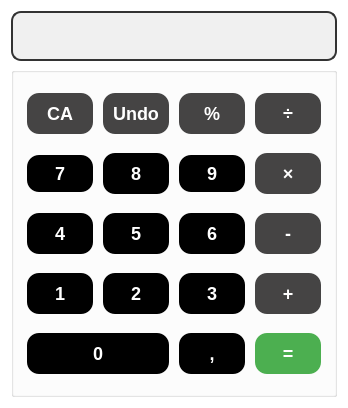
<?xml version="1.0" encoding="UTF-8"?>
<ui version="4.0">
 <class>CK_CalculatorClass</class>
 <widget class="QMainWindow" name="CK_CalculatorClass">
  <property name="geometry">
   <rect>
    <x>0</x>
    <y>0</y>
    <width>348</width>
    <height>408</height>
   </rect>
  </property>
  <property name="windowTitle">
   <string>CK_Calculator</string>
  </property>
  <property name="styleSheet">
   <string notr="true">background-color: white;
color: black;
border-color: black</string>
  </property>
  <widget class="QWidget" name="centralWidget">
   <layout class="QGridLayout" name="gridLayout_2">
    <item row="0" column="0">
     <widget class="QLineEdit" name="LE_Input">
      <property name="minimumSize">
       <size>
        <width>0</width>
        <height>50</height>
       </size>
      </property>
      <property name="styleSheet">
       <string notr="true">QLineEdit {
    background-color: #f0f0f0;
    border: 2px solid #333;
    border-radius: 10px;
    padding: 10px;
    font-size: 18px;
    color: #333;
}

QLineEdit:focus {
    border: 2px solid black;
    background-color: #ffffff;
}

</string>
      </property>
     </widget>
    </item>
    <item row="1" column="0">
     <widget class="QGroupBox" name="">
      <property name="styleSheet">
       <string notr="true">border: 2px solid #333;
border-radius: 10px;

QPushButton::hover {
    background-color: white;
    color: black;
    border: 2px solid #333;
    line-height: 1.5;
}


</string>
      </property>
      <layout class="QGridLayout" name="gridLayout">
       <item row="1" column="2">
        <widget class="QPushButton" name="B_Nine">
         <property name="styleSheet">
          <string notr="true">QPushButton {
    background-color: black;
    border: none;
    color: white;
    padding: 8px 16px;
    text-align: center;
    text-decoration: none;
    display: inline-block;
    font-size: 18px;
    font-weight: bold;
    margin: 4px 2px;
    transition-duration: 0.4s;
    cursor: pointer;
    border-radius: 12px;
    line-height: 1.5;
}

QPushButton:hover {
    background-color: white;
    color: black;
    border: 2px solid black;
    line-height: 1.5;
}

QPushButton:pressed {
    background-color: #333;
    border: 2px solid #333;
    line-height: 1.5;
}

</string>
         </property>
         <property name="text">
          <string>9</string>
         </property>
        </widget>
       </item>
       <item row="3" column="2">
        <widget class="QPushButton" name="B_Three">
         <property name="styleSheet">
          <string notr="true">QPushButton {
    background-color: black;
    border: none;
    color: white;
    padding: 10px 16px;
    text-align: center;
    text-decoration: none;
    display: inline-block;
    font-size: 18px;
    font-weight: bold;
    margin: 4px 2px;
    transition-duration: 0.4s;
    cursor: pointer;
    border-radius: 12px;
    line-height: 1.5;
}

QPushButton:hover {
    background-color: white;
    color: black;
    border: 2px solid black;
    line-height: 1.5;
}

QPushButton:pressed {
    background-color: #333;
    border: 2px solid #333;
    line-height: 1.5;
}

</string>
         </property>
         <property name="text">
          <string>3</string>
         </property>
        </widget>
       </item>
       <item row="2" column="1">
        <widget class="QPushButton" name="B_Five">
         <property name="styleSheet">
          <string notr="true">QPushButton {
    background-color: black;
    border: none;
    color: white;
    padding: 10px 16px;
    text-align: center;
    text-decoration: none;
    display: inline-block;
    font-size: 18px;
    font-weight: bold;
    margin: 4px 2px;
    transition-duration: 0.4s;
    cursor: pointer;
    border-radius: 12px;
    line-height: 1.5;
}

QPushButton:hover {
    background-color: white;
    color: black;
    border: 2px solid black;
    line-height: 1.5;
}

QPushButton:pressed {
    background-color: #333;
    border: 2px solid #333;
    line-height: 1.5;
}

</string>
         </property>
         <property name="text">
          <string>5</string>
         </property>
        </widget>
       </item>
       <item row="3" column="1">
        <widget class="QPushButton" name="B_Two">
         <property name="styleSheet">
          <string notr="true">QPushButton {
    background-color: black;
    border: none;
    color: white;
    padding: 10px 16px;
    text-align: center;
    text-decoration: none;
    display: inline-block;
    font-size: 18px;
    font-weight: bold;
    margin: 4px 2px;
    transition-duration: 0.4s;
    cursor: pointer;
    border-radius: 12px;
    line-height: 1.5;
}

QPushButton:hover {
    background-color: white;
    color: black;
    border: 2px solid black;
    line-height: 1.5;
}

QPushButton:pressed {
    background-color: #333;
    border: 2px solid #333;
    line-height: 1.5;
}

</string>
         </property>
         <property name="text">
          <string>2</string>
         </property>
        </widget>
       </item>
       <item row="0" column="1">
        <widget class="QPushButton" name="B_Undo">
         <property name="styleSheet">
          <string notr="true">QPushButton {
    background-color: #454444;
    border: none;
    color: white;
    padding: 10px 5px;
    text-align: center;
    text-decoration: none;
    display: inline-block;
    font-size: 18px;
    font-weight: bold;
    margin: 4px 2px;
    transition-duration: 0.4s;
    cursor: pointer;
    border-radius: 12px;
}

QPushButton:hover {
    background-color: #333;
    color: white;
    border: 2px solid black;
}

QPushButton:pressed {
    background-color: #45a049;
    border: 2px solid #45a049;
}

</string>
         </property>
         <property name="text">
          <string>Undo</string>
         </property>
        </widget>
       </item>
       <item row="2" column="0">
        <widget class="QPushButton" name="B_Four">
         <property name="styleSheet">
          <string notr="true">QPushButton {
    background-color: black;
    border: none;
    color: white;
    padding: 10px 16px;
    text-align: center;
    text-decoration: none;
    display: inline-block;
    font-size: 18px;
    font-weight: bold;
    margin: 4px 2px;
    transition-duration: 0.4s;
    cursor: pointer;
    border-radius: 12px;
    line-height: 1.5;
}

QPushButton:hover {
    background-color: white;
    color: black;
    border: 2px solid black;
    line-height: 1.5;
}

QPushButton:pressed {
    background-color: #333;
    border: 2px solid #333;
    line-height: 1.5;
}

</string>
         </property>
         <property name="text">
          <string>4</string>
         </property>
        </widget>
       </item>
       <item row="2" column="2">
        <widget class="QPushButton" name="B_Six">
         <property name="styleSheet">
          <string notr="true">QPushButton {
    background-color: black;
    border: none;
    color: white;
    padding: 10px 16px;
    text-align: center;
    text-decoration: none;
    display: inline-block;
    font-size: 18px;
    font-weight: bold;
    margin: 4px 2px;
    transition-duration: 0.4s;
    cursor: pointer;
    border-radius: 12px;
    line-height: 1.5;
}

QPushButton:hover {
    background-color: white;
    color: black;
    border: 2px solid black;
    line-height: 1.5;
}

QPushButton:pressed {
    background-color: #333;
    border: 2px solid #333;
    line-height: 1.5;
}

</string>
         </property>
         <property name="text">
          <string>6</string>
         </property>
        </widget>
       </item>
       <item row="3" column="0">
        <widget class="QPushButton" name="B_One">
         <property name="styleSheet">
          <string notr="true">QPushButton {
    background-color: black;
    border: none;
    color: white;
    padding: 10px 16px;
    text-align: center;
    text-decoration: none;
    display: inline-block;
    font-size: 18px;
    font-weight: bold;
    margin: 4px 2px;
    transition-duration: 0.4s;
    cursor: pointer;
    border-radius: 12px;
    line-height: 1.5;
}

QPushButton:hover {
    background-color: white;
    color: black;
    border: 2px solid black;
    line-height: 1.5;
}

QPushButton:pressed {
    background-color: #333;
    border: 2px solid #333;
    line-height: 1.5;
}

</string>
         </property>
         <property name="text">
          <string>1</string>
         </property>
        </widget>
       </item>
       <item row="1" column="0">
        <widget class="QPushButton" name="B_Seven">
         <property name="styleSheet">
          <string notr="true">QPushButton {
    background-color: black;
    border: none;
    color: white;
    padding: 8px 16px;
    text-align: center;
    text-decoration: none;
    display: inline-block;
    font-size: 18px;
    font-weight: bold;
    margin: 4px 2px;
    transition-duration: 0.4s;
    cursor: pointer;
    border-radius: 12px;
    line-height: 1.5;
}

QPushButton:hover {
    background-color: white;
    color: black;
    border: 2px solid black;
    line-height: 1.5;
}

QPushButton:pressed {
    background-color: #333;
    border: 2px solid #333;
    line-height: 1.5;
}

</string>
         </property>
         <property name="text">
          <string>7</string>
         </property>
        </widget>
       </item>
       <item row="4" column="2">
        <widget class="QPushButton" name="B_Comma">
         <property name="styleSheet">
          <string notr="true">QPushButton {
    background-color: black;
    border: none;
    color: white;
    padding: 10px 16px;
    text-align: center;
    text-decoration: none;
    display: inline-block;
    font-size: 18px;
    font-weight: bold;
    margin: 4px 2px;
    transition-duration: 0.4s;
    cursor: pointer;
    border-radius: 12px;
    line-height: 1.5;
}

QPushButton:hover {
    background-color: white;
    color: black;
    border: 2px solid black;
    line-height: 1.5;
}

QPushButton:pressed {
    background-color: #333;
    border: 2px solid #333;
    line-height: 1.5;
}

</string>
         </property>
         <property name="text">
          <string>,</string>
         </property>
        </widget>
       </item>
       <item row="1" column="1">
        <widget class="QPushButton" name="B_Eight">
         <property name="styleSheet">
          <string notr="true">QPushButton {
    background-color: black;
    border: none;
    color: white;
    padding: 10px 16px;
    text-align: center;
    text-decoration: none;
    display: inline-block;
    font-size: 18px;
    font-weight: bold;
    margin: 4px 2px;
    transition-duration: 0.4s;
    cursor: pointer;
    border-radius: 12px;
    line-height: 1.5;
}

QPushButton:hover {
    background-color: white;
    color: black;
    border: 2px solid black;
    line-height: 1.5;
}

QPushButton:pressed {
    background-color: #333;
    border: 2px solid #333;
    line-height: 1.5;
}

</string>
         </property>
         <property name="text">
          <string>8</string>
         </property>
        </widget>
       </item>
       <item row="0" column="0">
        <widget class="QPushButton" name="B_ClearAll">
         <property name="styleSheet">
          <string notr="true">QPushButton {
    background-color: #454444;
    border: none;
    color: white;
    padding: 10px 5px;
    text-align: center;
    text-decoration: none;
    display: inline-block;
    font-size: 18px;
    font-weight: bold;
    margin: 4px 2px;
    transition-duration: 0.4s;
    cursor: pointer;
    border-radius: 12px;
}

QPushButton:hover {
    background-color: #333;
    color: white;
    border: 2px solid #black;
}

QPushButton:pressed {
    background-color: #45a049;
    border: 2px solid #45a049;
}</string>
         </property>
         <property name="text">
          <string>CA</string>
         </property>
        </widget>
       </item>
       <item row="0" column="3">
        <widget class="QPushButton" name="B_Divide">
         <property name="styleSheet">
          <string notr="true">QPushButton {
    background-color: #454444;
    border: none;
    color: white;
    padding: 10px 5px;
    text-align: center;
    text-decoration: none;
    display: inline-block;
    font-size: 18px;
    font-weight: bold;
    margin: 4px 2px;
    transition-duration: 0.4s;
    cursor: pointer;
    border-radius: 12px;
}

QPushButton:hover {
    background-color: #333;
    color: white;
    border: 2px solid black;
}

QPushButton:pressed {
    background-color: #45a049;
    border: 2px solid #45a049;
}

</string>
         </property>
         <property name="text">
          <string>÷</string>
         </property>
        </widget>
       </item>
       <item row="1" column="3">
        <widget class="QPushButton" name="B_Multiply">
         <property name="styleSheet">
          <string notr="true">QPushButton {
    background-color: #454444;
    border: none;
    color: white;
    padding: 10px 5px;
    text-align: center;
    text-decoration: none;
    display: inline-block;
    font-size: 18px;
    font-weight: bold;
    margin: 4px 2px;
    transition-duration: 0.4s;
    cursor: pointer;
    border-radius: 12px;
}

QPushButton:hover {
    background-color: #333;
    color: white;
    border: 2px solid black;
}

QPushButton:pressed {
    background-color: #45a049;
    border: 2px solid #45a049;
}

</string>
         </property>
         <property name="text">
          <string>×</string>
         </property>
        </widget>
       </item>
       <item row="2" column="3">
        <widget class="QPushButton" name="B_Minus">
         <property name="styleSheet">
          <string notr="true">QPushButton {
    background-color: #454444;
    border: none;
    color: white;
    padding: 10px 5px;
    text-align: center;
    text-decoration: none;
    display: inline-block;
    font-size: 18px;
    font-weight: bold;
    margin: 4px 2px;
    transition-duration: 0.4s;
    cursor: pointer;
    border-radius: 12px;
}

QPushButton:hover {
    background-color: #333;
    color: white;
    border: 2px solid black;
}

QPushButton:pressed {
    background-color: #45a049;
    border: 2px solid #45a049;
}

</string>
         </property>
         <property name="text">
          <string>-</string>
         </property>
        </widget>
       </item>
       <item row="3" column="3">
        <widget class="QPushButton" name="B_Add">
         <property name="styleSheet">
          <string notr="true">QPushButton {
    background-color: #454444;
    border: none;
    color: white;
    padding: 10px 5px;
    text-align: center;
    text-decoration: none;
    display: inline-block;
    font-size: 18px;
    font-weight: bold;
    margin: 4px 2px;
    transition-duration: 0.4s;
    cursor: pointer;
    border-radius: 12px;
}

QPushButton:hover {
    background-color: #333;
    color: white;
    border: 2px solid black;
}

QPushButton:pressed {
    background-color: #45a049;
    border: 2px solid #45a049;
}

</string>
         </property>
         <property name="text">
          <string>+</string>
         </property>
        </widget>
       </item>
       <item row="4" column="3">
        <widget class="QPushButton" name="B_Equals">
         <property name="styleSheet">
          <string notr="true">QPushButton {
    background-color: #4CAF50;
    border: none;
    color: white;
    padding: 10px 5px;
    text-align: center;
    text-decoration: none;
    display: inline-block;
    font-size: 18px;
    font-weight: bold;
    margin: 4px 2px;
    transition-duration: 0.4s;
    cursor: pointer;
    border-radius: 12px;
}

QPushButton:hover {
    background-color: #333;
    color: white;
    border: 2px solid #56c75a;
}

QPushButton:pressed {
    background-color: #45a049;
    border: 2px solid #45a049;
}

</string>
         </property>
         <property name="text">
          <string>=</string>
         </property>
        </widget>
       </item>
       <item row="4" column="0" colspan="2">
        <widget class="QPushButton" name="B_Zero">
         <property name="styleSheet">
          <string notr="true">QPushButton {
    background-color: black;
    border: none;
    color: white;
    padding: 10px 16px;
    text-align: center;
    text-decoration: none;
    display: inline-block;
    font-size: 18px;
    font-weight: bold;
    margin: 4px 2px;
    transition-duration: 0.4s;
    cursor: pointer;
    border-radius: 12px;
    line-height: 1.5;
}

QPushButton:hover {
    background-color: white;
    color: black;
    border: 2px solid black;
    line-height: 1.5;
}

QPushButton:pressed {
    background-color: #333;
    border: 2px solid #333;
    line-height: 1.5;
}

</string>
         </property>
         <property name="text">
          <string>0</string>
         </property>
        </widget>
       </item>
       <item row="0" column="2">
        <widget class="QPushButton" name="B_DHundred">
         <property name="styleSheet">
          <string notr="true">QPushButton {
    background-color: #454444;
    border: none;
    color: white;
    padding: 10px 5px;
    text-align: center;
    text-decoration: none;
    display: inline-block;
    font-size: 18px;
    font-weight: bold;
    margin: 4px 2px;
    transition-duration: 0.4s;
    cursor: pointer;
    border-radius: 12px;
}

QPushButton:hover {
    background-color: #333;
    color: white;
    border: 2px solid black;
}

QPushButton:pressed {
    background-color: #45a049;
    border: 2px solid #45a049;
}

</string>
         </property>
         <property name="text">
          <string>%</string>
         </property>
        </widget>
       </item>
      </layout>
     </widget>
    </item>
   </layout>
  </widget>
 </widget>
 <layoutdefault spacing="6" margin="11"/>
 <resources>
  <include location="CK_Calculator.qrc"/>
 </resources>
 <connections/>
</ui>
